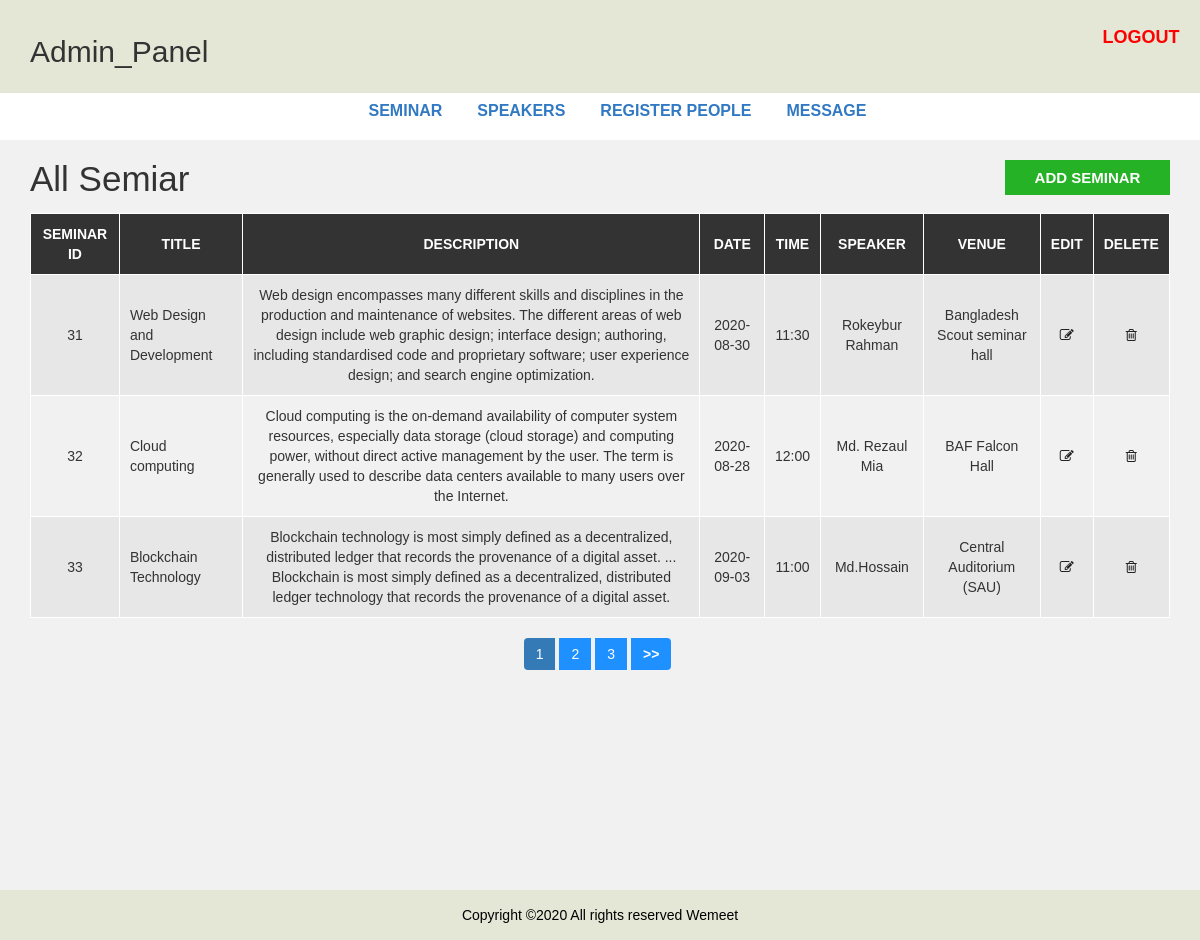
The page /admin/seminar.php (signed in) on the database its author committed.
### tables this page shows
CREATE TABLE `all_seminar` (
  `seminar_id` int(15) NOT NULL,
  `seminar_tittle` varchar(255) NOT NULL,
  `description` text NOT NULL,
  `seminar_date` date NOT NULL,
  `seminar_time` varchar(15) NOT NULL,
  `speaker` varchar(255) NOT NULL,
  `venue` varchar(255) NOT NULL,
  `seminar_img` varchar(255) NOT NULL
);

### admin/seminar.php (the view, shortened to what this page needs)
<?php include "header.php"; ?>
  <div id="admin-content">
      <div class="container">
          <div class="row">
              <div class="col-md-10">
                  <h1 class="admin-heading">All Semiar</h1>
              </div>
              <div class="col-md-2">
                  <a class="add-new" href="add_seminar.php">add seminar</a>
              </div>
              <div class="col-md-12">
<?php
  include'config.php';
  $limit=3;
  if(isset($_GET['page'])){
    $page_number=$_GET['page'];
  }
  else{
    $page_number=1;
  }
  $offset=($page_number-1)*$limit;
  $query="SELECT *FROM all_seminar ORDER BY seminar_id ASC LIMIT {$offset},{$limit}";
  $result=mysqli_query($conn,$query);
  $count=mysqli_num_rows($result);
  if($count>0){
   ?>
                  <table class="content-table">
                      <thead>
                          <th>Seminar ID</th>
                          <th>Title</th>
                          <th>Description</th>
                          <th>Date</th>
                          <th>Time</th>
                          <th>Speaker</th>
                          <th>Venue</th>
                          <th>Edit</th>
                          <th>Delete</th>
                      </thead>
                      <tbody>
<?php
  while($row=mysqli_fetch_assoc($result)){
?>
                          <tr>
                              <td><?php echo  $row['seminar_id']; ?></td>
                              <td><?php echo  $row['seminar_tittle']; ?></td>
                              <td><?php echo  $row['description']; ?></td>
                              <td><?php echo  $row['seminar_date']; ?></td>
                              <td><?php echo  $row['seminar_time']; ?></td>
                              <td><?php echo  $row['speaker']; ?></td>
                              <td><?php echo  $row['venue']; ?></td>
                              <td class='edit'><a href='update_seminar.php?id=<?php echo $row['seminar_id'];?>'><i class='fa fa-edit'></i></a></td>
                              <td class='delete'><a onclick="return confirm(
                              'Are you sure want to delete?')" href='delete_seminar.php?id=<?php echo  $row['seminar_id']; ?>'><i class='fa fa-trash-o'></i></a></td>
                          </tr>
<?php  } ?>
                      </tbody>
<?php  } ?>
                  </table>
<?php
$query1="SELECT *FROM all_seminar";
$result1=mysqli_query($conn,$query1) OR die("failed");
if(mysqli_num_rows($result1)){
  $total_recoards=mysqli_num_rows($result1);
  $total_page=ceil($total_recoards/$limit);
  echo"<ul class='pagination admin-pagination'>";
  for($i=1; $i<=$total_page; $i++){
    if($i==$page_number){
      $active="active";
    }
    else{
      $active="";
    }
    echo'<li class='.$active.'><a href="seminar.php?page='.$i.'">'.$i.'</a></li>';
  }
  if($page_number<$total_page){
     echo '<li><a href="seminar.php?page='.($page_number+1).'"><b>>></b></a></li>';
  }
  echo"</ul>";
}
 ?>
              </div>
          </div>
      </div>
  </div>
<?php include "footer.php"; ?>

### css/admin_style.css (style rules this page uses)
body { background: #f1f1f1; font-family: sans-serif,arial,Helvetica; }
#admin-content { padding: 20px 0; min-height: 750px; }
#admin-content .admin-heading { font-size: 35px; margin: 0 0 15px; }
#admin-content .add-new { color: #fff; background-color: #26b226; font-size: 15px; font-weight: 600; text-align: center; text-transform: uppercase; padding: 7px 10px; display: block; transition: all 0.3s; }
#admin-content .content-table { border: 1px solid #000; width: 100%; margin: 0 0 20px; }
#admin-content .content-table thead { color: #fff; background-color: #333; }
#admin-content .content-table th { padding: 10px; border: 1px solid #fff; font-weight: 600; text-align: center; text-transform: uppercase; }
#admin-content .content-table tbody { color: #333; }
#admin-content .content-table tbody tr { background-color: #e7e7e7; }
#admin-content .content-table tbody tr:nth-child(even) { background-color: transparent; }
#admin-content .content-table tbody td { padding: 10px; border: 1px solid #fff; text-align: center; }
#admin-content .content-table tbody td:nth-child(2) { text-align: left; }
#admin-content .admin-pagination { margin: 0; }
#admin-content .admin-pagination li a { display: block; }
.id, .edit, .delete { text-align:center; }
.pagination { display: block; text-align: center; margin: 0; }
.pagination li { display:inline-block; margin: 0 5px 0 0; }
.pagination li a { border: none; background: #1e90ff; color: #fff; }
i.fa { color:#222; }

### rows shown on the page
all_seminar: seminar_id "31", seminar_tittle "Web Design and Development", description "Web design encompasses many different skills and disciplines in the production and maintenance of websites. The different areas of web design include web graphic design; interface design; authoring, including standardised code and proprietary software; user experience design; and search engine optimization.", seminar_date "2020-08-30", seminar_time "11:30", speaker "Rokeybur Rahman", venue "Bangladesh Scout seminar hall"
all_seminar: seminar_id "32", seminar_tittle "Cloud computing", description "Cloud computing is the on-demand availability of computer system resources, especially data storage (cloud storage) and computing power, without direct active management by the user. The term is generally used to describe data centers available to many users over the Internet.", seminar_date "2020-08-28", seminar_time "12:00", speaker "Md. Rezaul Mia", venue "BAF Falcon Hall"
all_seminar: seminar_id "33", seminar_tittle "Blockchain Technology", description "Blockchain technology is most simply defined as a decentralized, distributed ledger that records the provenance of a digital asset. ... Blockchain is most simply defined as a decentralized, distributed ledger technology that records the provenance of a digital asset.", seminar_date "2020-09-03", seminar_time "11:00", speaker "Md.Hossain", venue "Central Auditorium (SAU)"
